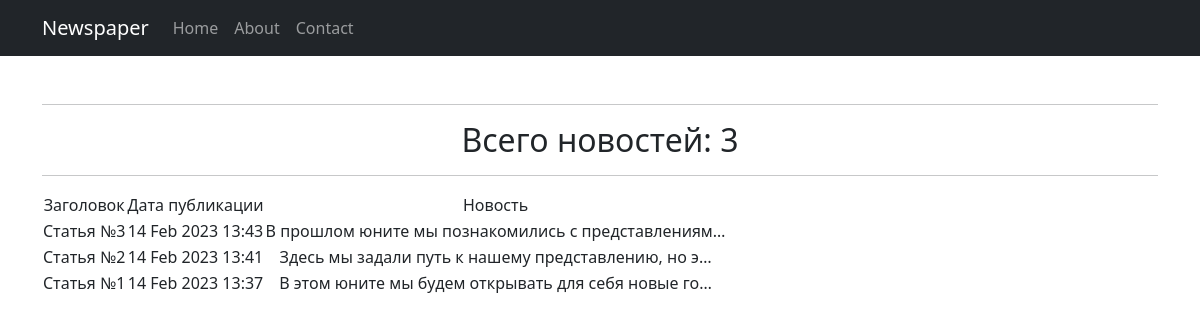
Page /news/ on the committed database.
### news/models.py (models this page shows, shortened)
class Post(models.Model):
    author = models.ForeignKey(Author, on_delete=models.CASCADE)
    NEWS = 'NW'
    ARTICLE = 'AR'
    CATEGORY_CHOICES = (
        (NEWS, 'Новость'),
        (ARTICLE, 'Статья')
    )
    categoryType = models.CharField(max_length=2, choices=CATEGORY_CHOICES, default=ARTICLE)
    dateCreation = models.DateTimeField(auto_now_add=True)
    postCategory = models.ManyToManyField(Category, through='PostCategory')
    title = models.CharField(max_length=128)
    text = models.TextField()
    rating = models.SmallIntegerField(default=0)

### news/views.py (the view)
# urls.py: path('', NewsList.as_view()),
class NewsList(ListView):
    model = Post
    template_name = "news.html"
    context_object_name = "news"
    queryset = Post.objects.order_by('-dateCreation')

### templates/news.html
{% extends 'flatpages/default.html' %}
{% block content %}
<h2>Всего новостей: {{ news | length }}</h2>
<hr>
{% if news %}
<table>
    <tr>
        <td>
            Заголовок
        </td>
        <td>
            Дата публикации
        </td>
        <td>
            Новость
        </td>
    </tr>
    {% for post in news %}
    <tr>
        <td>
            {{ post.title }}
        </td>
        <td>
            {{ post.dateCreation | date:'d M Y H:i' }}
        </td>
        <td>
            {{ post.text | truncatechars:50 }}
        </td>
    </tr>
    {% endfor %}
</table>
{% else %}
<h1>На сегодня новостей нет.</h1>
{% endif %}
{% endblock content %}

### templates/flatpages/default.html (shortened to what this page needs)
{% load static %}
<!DOCTYPE html>
<html lang="en">
    <head>
        <link href="{% static 'css/styles.css' %}" rel="stylesheet" />
    </head>
    <body>
       <nav class="navbar navbar-expand-lg navbar-dark bg-dark static-top">
        <div class="container">
          <a class="navbar-brand" href="#">Newspaper</a>
          <div class="collapse navbar-collapse" id="navbarResponsive">
            <ul class="navbar-nav ml-auto">
              <li class="nav-item active">
                <a class="nav-link" href="/home/">Home
                </a>
              </li>
              <li class="nav-item">
                <a class="nav-link" href="/about/">About</a>
              </li>
              <li class="nav-item">
                <a class="nav-link" href="/contacts/">Contact</a>
              </li>
            </ul>
          </div>
        </div>
      </nav>
        <div class="container">
            <div class="text-center mt-5">
                <hr>
                {% block content %}
                {% endblock content %}
            </div>
        </div>
    </body>
</html>

### rows in the picture
Post: title "Статья №3", dateCreation "14 Feb 2023 13:43", text "В прошлом юните мы познакомились с представлениям…"
Post: title "Статья №2", dateCreation "14 Feb 2023 13:41", text "Здесь мы задали путь к нашему представлению, но э…"
Post: title "Статья №1", dateCreation "14 Feb 2023 13:37", text "В этом юните мы будем открывать для себя новые го…"

### other values in the picture
{{ news | length }} "3"
